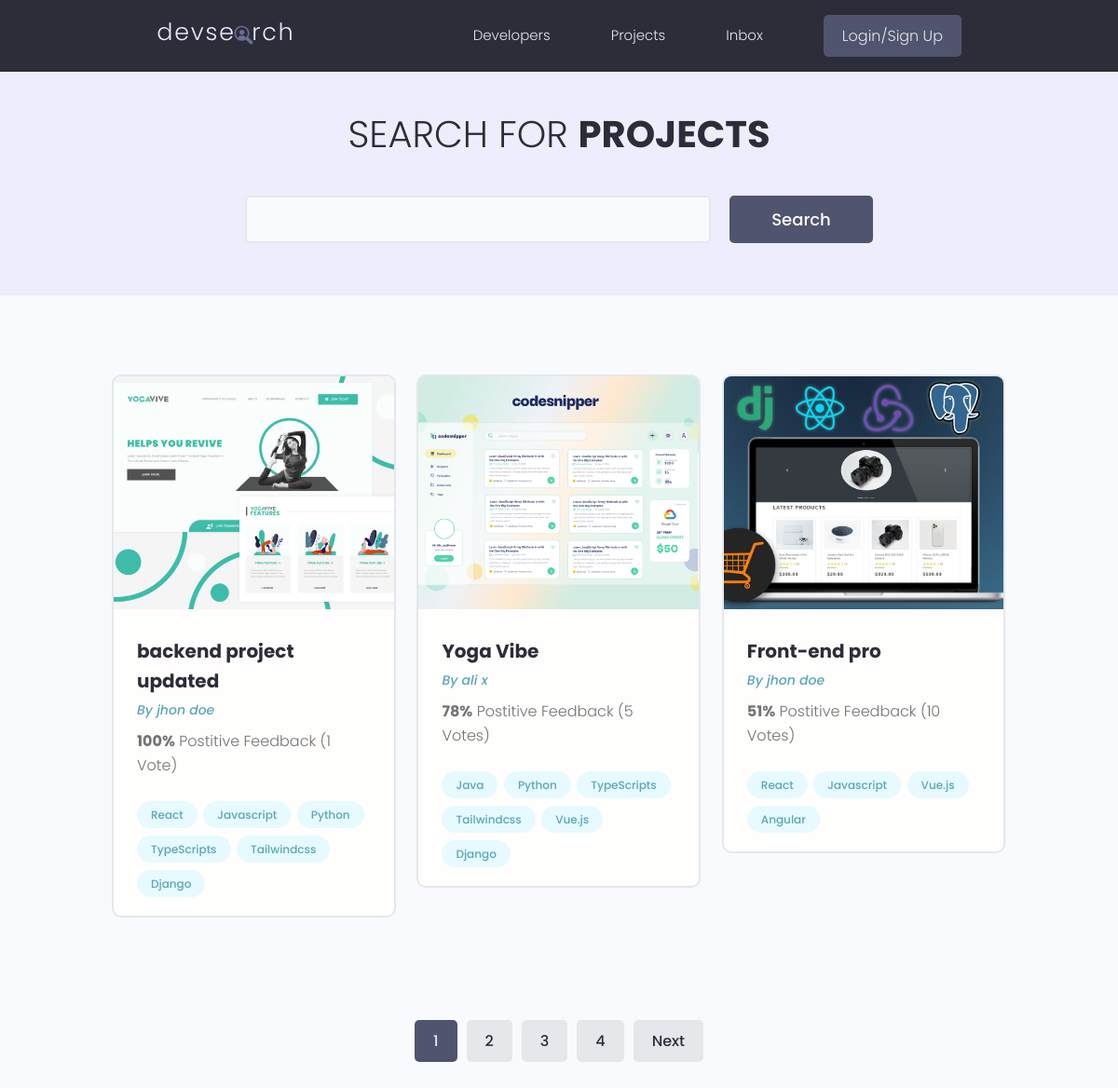
The page /project/projects/ on the database its author committed.
### projects/models.py (models this page shows, shortened)
class Project(models.Model):
      owner = models.ForeignKey(Profile,null=True,
                           blank=True, on_delete= models.SET_NULL)
      title = models.CharField(max_length=2000)
      description = models.TextField(null=True, blank=True)
      featured_image = models.ImageField( null=True, blank=True , default='default.jpg')
      demo_link = models.CharField(max_length=2000 ,null=True, blank=True)
      source_link = models.CharField(max_length=2000 ,null=True, blank=True)
      tags = models.ManyToManyField('Tag')
      vote_total = models.IntegerField(default=0,null=True,blank=True)
      vote_ratio = models.IntegerField(default=0,null=True,blank=True)
      created = models.DateTimeField(auto_now_add=True)
      id = models.UUIDField(default=uuid.uuid4 , unique=True , primary_key=True , editable=False )
      class Meta :
            ordering = [
                  '-vote_ratio',
                  '-vote_total', # if vote_ration in projects same number, number of review is matter for us
                  'title'
            ]

class Tag(models.Model):
      name = models.CharField(max_length=200)
      created = models.DateTimeField(auto_now_add=True)
      id = models.UUIDField(default=uuid.uuid4 , unique=True , primary_key=True , editable=False )
      def __str__(self):
            return  self.name

### users/models.py (models this page shows, shortened)
class Profile(models.Model):
      user = models.OneToOneField(User, on_delete=models.CASCADE,
            null=True, blank=True)
      name = models.CharField(max_length=200, blank=True, null=True)
      email = models.EmailField(max_length=500, blank=True,null=True)
      username =models.CharField(max_length=200, blank=True, null=True)
      location = models.CharField(max_length=200, blank=True, null=True)
      short_intro = models.CharField(max_length=200, blank=True, null=True)
      bio = models.TextField(blank=True, null=True)
      profile_image = models.ImageField(blank=True,null=True,
            default='user-default.png', upload_to='profiles/')
      social_github  = models.CharField(max_length=200, blank=True, null=True)
      social_twitter = models.CharField(max_length=200, blank=True, null=True)
      social_linkdin = models.CharField(max_length=200, blank=True, null=True)
      social_youtube = models.CharField(max_length=200, blank=True, null=True)
      social_website = models.CharField(max_length=200, blank=True, null=True)
      created = models.DateTimeField(auto_now_add=True)
      id = models.UUIDField(default=uuid.uuid4 ,
                  unique=True , primary_key=True , editable=False )

### projects/views.py (the view)
# urls.py: path('project/', include("projects.urls")),
def projects(request):
      projects, search_query = searchProjects(request)
      projects, paginator, custom_range = pagination(request, projects)
      if custom_range != 0 : # if not 0 , means we have range
            context = {'projects':projects ,
                  'search_query':search_query,
                  'customRange':custom_range, # we send custom range
                  }
      else: # NO custom range
            context = {'projects':projects ,
                  'search_query':search_query,
                  'customRange':paginator.page_range, # we send that paginator real range
                  }
      return render(request,'projects/projects.html', context )

### projects/utils.py (called while the page is built)
def pagination_Range(paginator, page):
      left_index = int(page) - 4 # we want three pages before current page
      if left_index < 1 :
            left_index = 1
      right_index = int(page) + 4 # we want three pages after current page
      if right_index > paginator.num_pages :
            right_index = int(paginator.num_pages) + 1  #  + 1 because range do not include number is endof range(, end)
      custom_range = range(left_index, right_index) # we create a range for that
      return custom_range

def searchProjects(request):
      search_query = ''
      if request.GET.get('search_query'):
            search_query = request.GET.get('search_query')
      tags = Tag.objects.filter(name__icontains=search_query)
      projects = Project.objects.distinct().filter(
            Q(title__icontains = search_query) |
            Q(description__icontains=search_query) |
            Q(owner__name__icontains=search_query) |
            Q(tags__in=tags)
      )
      return projects, search_query

### projects/templates/projects/projects.html (shortened to what this page needs)
{% extends 'base.html' %}
{% load static %}
{% block content %}
<main class="projects">
  <section class="hero-section text-center">
    <div class="container container--narrow">
      <div class="hero-section__box">
        <h2>Search for <span>Projects</span></h2>
      </div>
      <div class="hero-section__search">
        <form id="searchForm" class="form" action="{% url 'projects' %}" method="get">
          <div class="form__field">
            <input
              class="input input--text"
              id="formInput#search"
              type="text"
              name="search_query"
              value ="{{search_query}}"
              placeho der="Search by Project Title"
            />
          </div>
          <input class="btn btn--sub btn--lg" type="submit" value="Search" />
        </form>
      </div>
    </div>
  </section>
  <section class="projectsList">
    <div class="container">
      <div class="grid grid--three">
        {% for project in projects %}
        <div class="column">
          <div class="card project">
            <a href="/project/single/{{project.id}}" class="project">
              <img
                class="project__thumbnail"
                src="{{ project.featured_image.url }}"
                alt="project thumbnail"
              />
              <div class="card__body">
                <h3 class="project__title">
                  {{project.title}}
                </h3>
                <p>
                  <a class="project__author" href="/userprofile/{{project.owner.id}}"
                    >By {{project.owner.name }}</a
                  >
                </p>
                <p class="project--rating">
                  <span style="font-weight: bold">{{ project.vote_ratio }}%</span> Postitive Feedback
                  {% if project.vote_total == 1 or 0 %}
                    ({{project.vote_total}} Vote)
                  {% else %}
                    ({{project.vote_total}} Votes)
                  {% endif %}
                </p>
                <div class="project__tags">
                  {%for tag in project.tags.all %}
                    <span class="tag tag--pill tag--main">
                      <small>{{tag}}</small>
                    </span>
                  {%endfor%}
                </div>
              </div>
            </a>
          </div>
        </div>
        {% endfor %}
      </div>
    </div>
  </section>
  {% include 'pagination.html' with queryset=projects customRange=customRange %}
</main>
{% endblock content %}

### static/styles/app.css (style rules this page uses)
:root { --color-sub: #2d2d39; }
.btn--sub { background-color: var(--color-sub-light); }
.card { border: 2px solid var(--color-light); }
img { width: 100%; }
.hero-section { height: 40vh; display: flex; align-items: center; background-color: var(--color-sub); }
.hero-section__box { margin-bottom: 4rem; }
.hero-section__box > h2, .hero-section__box > h2 > span { font-size: 4rem; color: var(--color-light); line-height: 1.3; text-transform: uppercase; }
.hero-section__box > h2 { font-weight: 300; }
.hero-section__box > h2 > span { font-weight: 700; }
.hero-section__search > .form { display: flex; align-items: center; justify-content: center; gap: 2rem; }
.hero-section__search > .form input.input--text { width: 50rem; }
.project__author { font-size: 1.4rem; font-style: italic; }
.project--rating { margin-bottom: 1.6em; margin-top: .5em; }
.projects > .hero-section { background: var(--color-sub-lighter); height: 30vh; }
.projects .hero-section__box { margin-bottom: 2.5rem; }
.projects .hero-section__box > h2 { color: var(--color-sub); }
.projects .hero-section__box > h2 > span { font-weight: 700; color: var(--color-sub); }
.projectsList { margin-top: 8rem; }
.project__thumbnail { height: 25rem; object-fit: cover; object-position: top center; }
.project__title { font-size: 2rem; font-weight: 700; color: var(--color-sub); }

### static/uikit/styles/modules/_variables.css (style rules this page uses)
:root { --color-main: #5aa5b9; --color-main-light: #e6faff; --color-sub: #3f4156; --color-sub-light: #51546e; --color-sub-lighter: #ededfd; --color-text: #737373; --color-gray: #8b8b8b; --color-light: #e5e7eb; --color-light-gray: #767676; --color-bg: #f8fafd; --color-white: #fffefd; --color-white-light: #f3f3f3; --color-success: #359e64; --color-success-bg: #def8e8; --color-error: #fc4b0b; --color-error-bg: #fff2ee; --font-base: 'Poppins', arial, helvetica, 'Segoe UI', roboto, ubuntu, sans-serif; --font-monospace: 'Fira Code', 'Courier New', courier, monospace; --font-regular: 300; --font-medium: 500; --font-bold: 700; --generic-shadow: 1px 1px 5px #00000010; --generic-transition: all 0.3s ease-in-out; }

### static/uikit/styles/modules/_base.css (style rules this page uses)
* { margin: 0; padding: 0; box-sizing: border-box; text-rendering: optimizeLegibility; color: inherit; font-size: inherit; }
html { font-size: 50%; }
@media only screen and (min-width: 480px) { html { font-size: 56.25%; } }
@media only screen and (min-width: 1200px) { html { font-size: 62.5%; } }
body { line-height: 1.6; font-weight: 400; font-size: 1.5rem; color: var(--color-text); background-color: var(--color-bg); min-height: 100vh; }

### static/uikit/styles/modules/_typography.css (style rules this page uses)
* { font-family: var(--font-base); }
h2 { font-size: 3.6rem; font-weight: var(--font-bold); }
h3 { font-size: 3.2rem; font-weight: var(--font-medium); }
p, span, strong { font-size: 1.6rem; color: var(--color-text); font-weight: var(--font-regular); }
a { padding-bottom: 2px; text-decoration: none; display: inline-block; color: var(--color-main); font-weight: var(--font-medium); }

### static/uikit/styles/modules/_utilities.css (style rules this page uses)
.container { width: 92%; max-width: 165rem; margin: 0 auto; box-sizing: border-box; }
.container--narrow { width: 92%; max-width: 120rem; }
@media screen and (min-width: 1000px) { .container { width: 90%; } }
@media screen and (min-width: 1000px) { .container--narrow { width: 85%; } }
@media screen and (min-width: 1200px) { .container { width: 80%; } }
@media screen and (min-width: 1200px) { .container--narrow { width: 72%; } }
.text-center { text-align: center; }

### static/uikit/styles/modules/_button.css (style rules this page uses)
.btn { display: inline-block; position: relative; cursor: pointer; background-color: var(--color-light); font-weight: var(--font-medium); color: var(--color-sub); text-decoration: none; padding: 1rem 2rem; border-radius: 0.5rem; border: none; width: -webkit-fit-content; width: -moz-fit-content; width: fit-content; height: -webkit-fit-content; height: -moz-fit-content; height: fit-content; font-size: 1.6rem; outline-width: 0; outline-color: transparent; -webkit-backface-visibility: hidden; backface-visibility: hidden; transition: all 0.3s ease-in-out; }
.btn--sub { background-color: var(--color-sub); color: var(--color-white); }
.btn--lg { font-size: 1.8rem; padding: 1.2rem 4.5rem; }

### static/uikit/styles/modules/_card.css (style rules this page uses)
.card { border-radius: 1rem; background-color: var(--color-white); border: 1.5px solid var(--color-light); width: auto; height: auto; margin-top: 0.5rem; margin-bottom: 0.5rem; overflow: hidden; }
.card__body, .card__header { padding: 2rem 2.5rem; }

### rows shown on the page
Project: featured_image (picture), title "backend project updated", owner.name "jhon doe", vote_ratio "100", vote_total "1"
Tag: name "React"
Tag: name "Javascript"
Tag: name "Python"
Tag: name "TypeScripts"
Tag: name "Tailwindcss"
Tag: name "Django"
Project: featured_image (picture), title "Yoga Vibe", owner.name "ali x", vote_ratio "78", vote_total "5"
Tag: name "Java"
Tag: name "Vue.js"
Project: featured_image (picture), title "Front-end pro", owner.name "jhon doe", vote_ratio "51", vote_total "10"
Tag: name "Angular"

### other values the page prints
{{ page }} "1"
{{ page }} "2" "3" "4"
